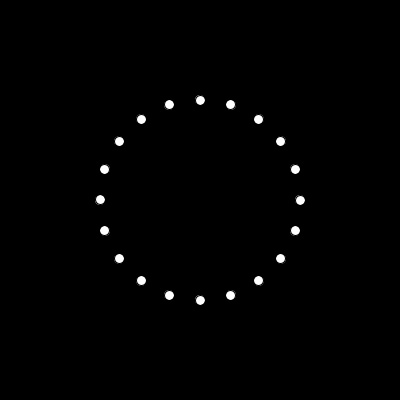
Frame 1 (no input)
Frame 60 (the mouse pressed at the canvas centre just before this capture): identical to frame 1, image omitted
Frame 120 (the mouse held since frame 60 and released just before this capture): identical to frame 1, image omitted

The Processing sketch that drew this single still picture (run headless with seeded random() and noise(); from frame 60 on, the mouse is pressed at the canvas centre):

// Processing sketch: ejemploCirculo
// ── ejemploCirculo.pde
//Ejemplo de construcción de un círculo.
//tallerProcessing
//https://github.com/gcorallo/tallerProcessing

//declaración de variables.
int radio;
int centroX;
int centroY;
float xPos;
float yPos;
int pasos;
void setup() {
  size(400, 400);
  //inicialización de variables.
  centroX=width/2;
  centroY=height/2;
  radio=100;
  pasos=20;
}

void draw() {
  background(0);
  for (int i=0; i<pasos; i++) {
    //cálculo del ángulo: i multiplicado por el paso en grados.
    float ang=radians(i*360/pasos);  
    //cálculo de posiciones.
    xPos=centroX+cos(ang)*radio;
    yPos=centroY+sin(ang)*radio;
    ellipse(xPos, yPos, 10, 10);
  }
}
